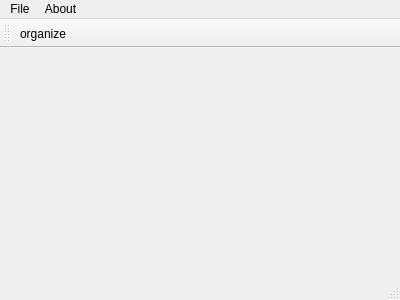
<?xml version="1.0" encoding="UTF-8"?>
<ui version="4.0">
 <class>MainWindow</class>
 <widget class="QMainWindow" name="MainWindow">
  <property name="geometry">
   <rect>
    <x>0</x>
    <y>0</y>
    <width>400</width>
    <height>300</height>
   </rect>
  </property>
  <property name="windowTitle">
   <string>PlateMaker</string>
  </property>
  <widget class="QWidget" name="centralWidget"/>
  <widget class="QMenuBar" name="menuBar">
   <property name="geometry">
    <rect>
     <x>0</x>
     <y>0</y>
     <width>400</width>
     <height>21</height>
    </rect>
   </property>
   <widget class="QMenu" name="menuFile">
    <property name="title">
     <string>File</string>
    </property>
    <addaction name="actionQuit"/>
   </widget>
   <widget class="QMenu" name="menuAbout">
    <property name="title">
     <string>About</string>
    </property>
    <addaction name="actionAbout_Qt"/>
    <addaction name="actionAbout"/>
   </widget>
   <addaction name="menuFile"/>
   <addaction name="menuAbout"/>
  </widget>
  <widget class="QToolBar" name="mainToolBar">
   <attribute name="toolBarArea">
    <enum>TopToolBarArea</enum>
   </attribute>
   <attribute name="toolBarBreak">
    <bool>false</bool>
   </attribute>
   <addaction name="actionOrganize"/>
  </widget>
  <widget class="QStatusBar" name="statusBar"/>
  <action name="actionOrganize">
   <property name="text">
    <string>organize</string>
   </property>
  </action>
  <action name="actionQuit">
   <property name="text">
    <string>Quit</string>
   </property>
  </action>
  <action name="actionAbout_Qt">
   <property name="text">
    <string>About Qt...</string>
   </property>
  </action>
  <action name="actionAbout">
   <property name="text">
    <string>About </string>
   </property>
  </action>
 </widget>
 <layoutdefault spacing="6" margin="11"/>
 <resources/>
 <connections>
  <connection>
   <sender>actionQuit</sender>
   <signal>triggered()</signal>
   <receiver>MainWindow</receiver>
   <slot>close()</slot>
   <hints>
    <hint type="sourcelabel">
     <x>-1</x>
     <y>-1</y>
    </hint>
    <hint type="destinationlabel">
     <x>199</x>
     <y>149</y>
    </hint>
   </hints>
  </connection>
 </connections>
</ui>
